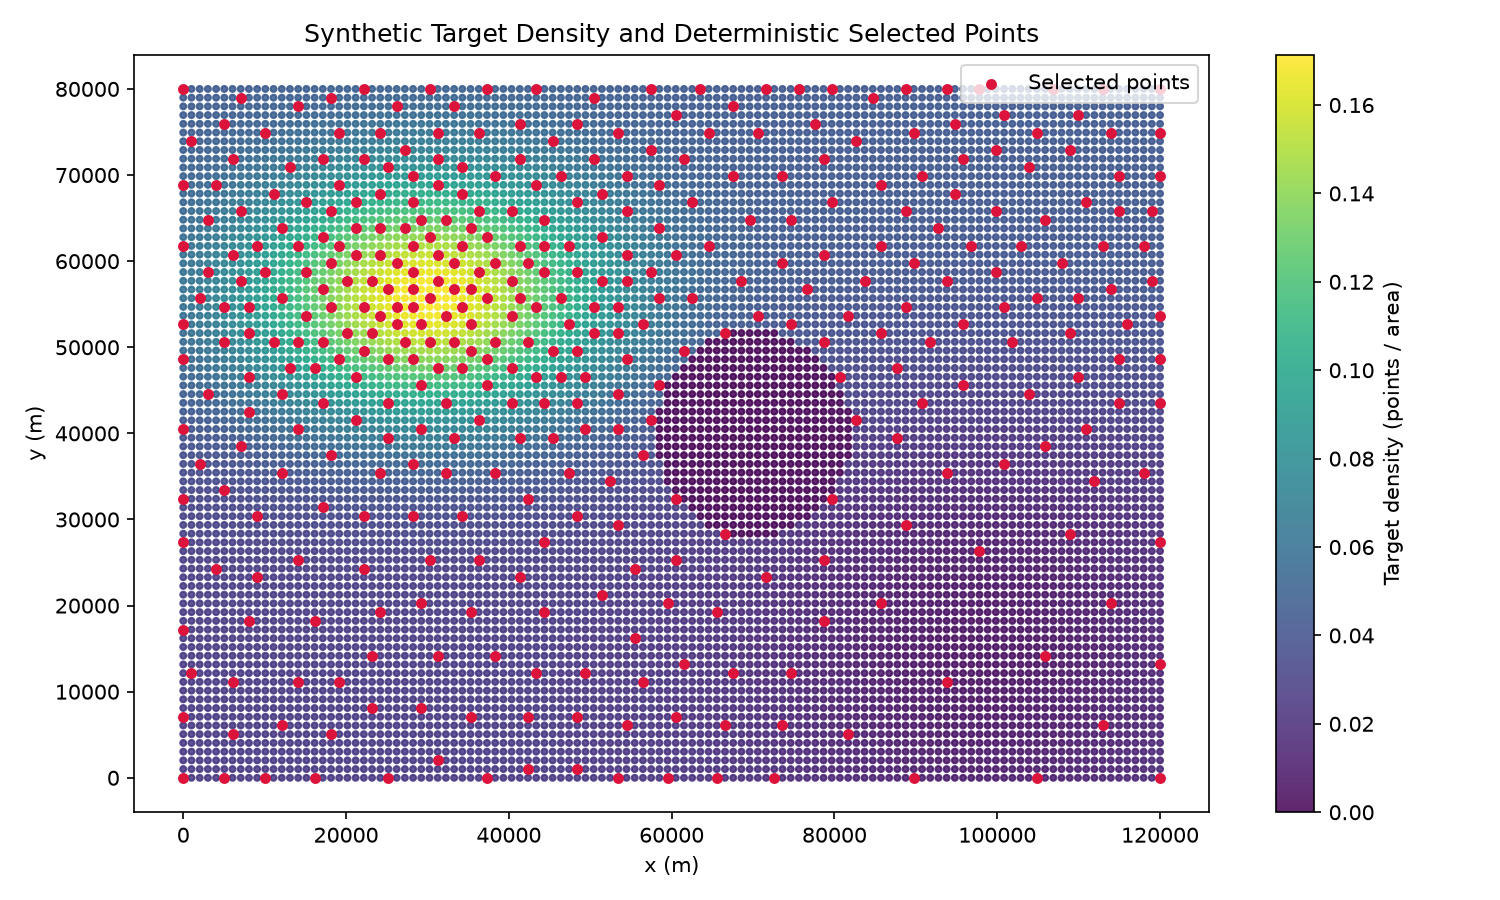

Recreate this plot in Python.
from __future__ import annotations

import numpy as np

from wave_sampling.density.field import DensityField
from wave_sampling.density.modifiers import (
    compose_positive_factors,
    gaussian_weight,
    smootherstep,
)
from wave_sampling.diagnostics.metrics import compute_sampling_diagnostics
from wave_sampling.samplers.farthest_point import density_weighted_farthest_point


def build_synthetic_density(
    nx: int = 120, ny: int = 80, n_points: int = 400
) -> DensityField:
    x = np.linspace(0.0, 120_000.0, nx)
    y = np.linspace(0.0, 80_000.0, ny)
    xx, yy = np.meshgrid(x, y)
    coords = np.column_stack([xx.ravel(), yy.ravel()])

    # Hard forbidden area: circular exclusion zone.
    cx, cy, r = 70_000.0, 40_000.0, 12_000.0
    d2 = (coords[:, 0] - cx) ** 2 + (coords[:, 1] - cy) ** 2
    feasible = d2 > r**2

    base = np.ones(coords.shape[0], dtype=float)

    # Smooth high-density area of interest.
    dx_hi = coords[:, 0] - 30_000.0
    dy_hi = coords[:, 1] - 55_000.0
    gauss_hi = np.exp(-0.5 * ((dx_hi / 15_000.0) ** 2 + (dy_hi / 10_000.0) ** 2))
    high_factor = 1.0 + 3.0 * gauss_hi

    # Smooth low-density region near lower-right.
    radial = np.sqrt((coords[:, 0] - 98_000.0) ** 2 + (coords[:, 1] - 15_000.0) ** 2)
    low_region = gaussian_weight(radial, center=0.0, sigma=20_000.0)
    low_factor = 1.0 - 0.8 * low_region

    # Extra smooth northward preference.
    north_pref = 0.6 + 0.4 * smootherstep(coords[:, 1], 10_000.0, 70_000.0)

    q = compose_positive_factors(base, high_factor, low_factor, north_pref)

    return DensityField.from_shape(
        coordinates=coords,
        shape_values=q,
        feasible_mask=feasible,
        n_points=n_points,
    )


def main() -> None:
    n_points = 400
    field = build_synthetic_density(n_points=n_points)

    result_a = density_weighted_farthest_point(field, n_points=n_points)
    result_b = density_weighted_farthest_point(field, n_points=n_points)

    same = np.array_equal(result_a.selected_indices, result_b.selected_indices)
    print(f"Deterministic repeatable output: {same}")

    diagnostics = compute_sampling_diagnostics(result_a, field)
    print("Hard constraint violations:", diagnostics["hard_constraint_violations"])
    print("Nearest-neighbour mean:", diagnostics["nearest_neighbour"]["mean"])
    print(
        "Density normalized L1:",
        diagnostics["density_reproduction"]["normalized_l1_error"],
    )

    if not np.all(field.feasible_mask[result_a.selected_indices]):
        raise RuntimeError("Infeasible point was selected")

    try:
        import matplotlib.pyplot as plt
    except ImportError as exc:
        raise RuntimeError(
            "matplotlib is required for plotting this example. "
            "Install with: /bin/python3 -m pip install -e .[plot]"
        ) from exc

    fig, ax = plt.subplots(figsize=(10, 6))
    sc = ax.scatter(
        field.coordinates[:, 0],
        field.coordinates[:, 1],
        c=field.density,
        s=8,
        cmap="viridis",
        alpha=0.85,
    )
    ax.scatter(
        result_a.selected_coordinates[:, 0],
        result_a.selected_coordinates[:, 1],
        s=18,
        c="crimson",
        label="Selected points",
    )
    ax.set_title("Synthetic Target Density and Deterministic Selected Points")
    ax.set_xlabel("x (m)")
    ax.set_ylabel("y (m)")
    ax.legend(loc="upper right")
    fig.colorbar(sc, ax=ax, label="Target density (points / area)")
    fig.tight_layout()

    backend = plt.get_backend().lower()
    if "agg" in backend:
        output_path = "examples/basic_density_sampling.png"
        fig.savefig(output_path, dpi=150)
        print(f"Saved plot to {output_path}")
    else:
        plt.show()


if __name__ == "__main__":
    main()
